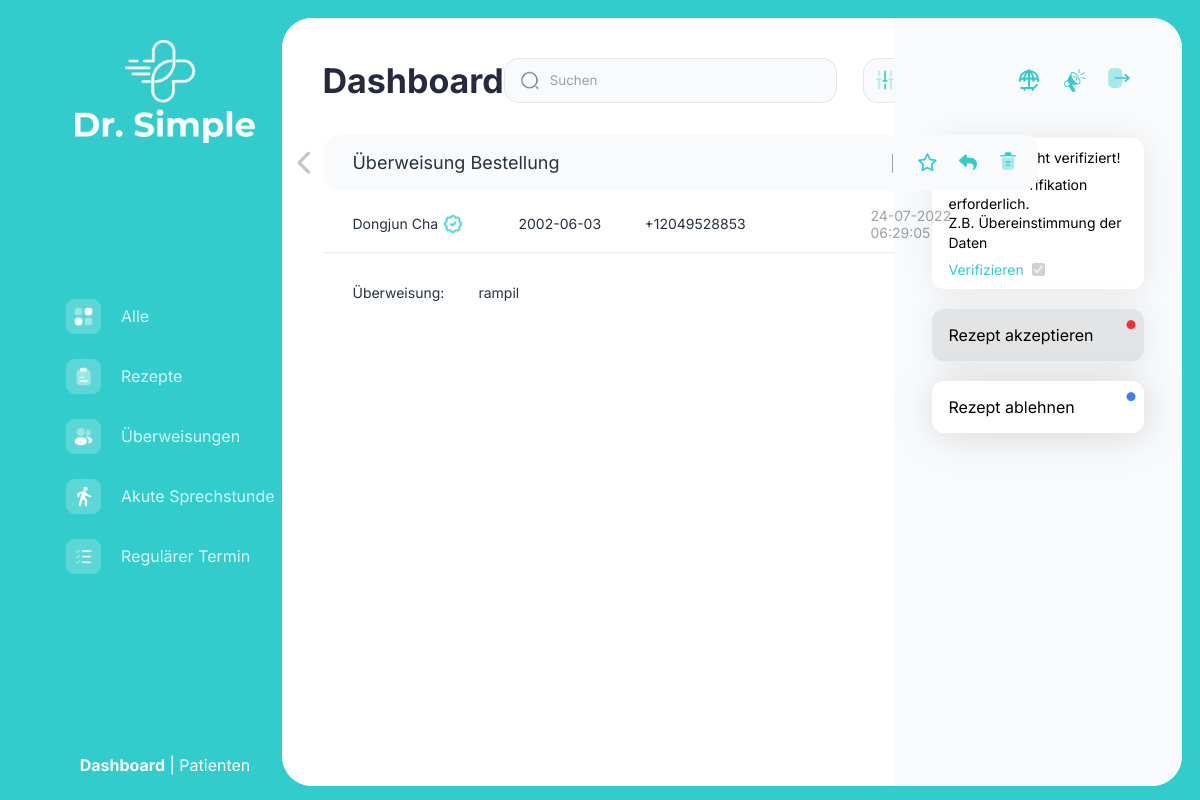
Screenshot of /subpage6.php?id=12 with the database file from the repository.
### tables this page shows
CREATE TABLE `referal` (
  `id` int(11) NOT NULL,
  `u_id` varchar(200) DEFAULT NULL,
  `c_id` int(11) DEFAULT NULL,
  `is_confirm` int(11) DEFAULT 0,
  `is_completed` int(11) DEFAULT 0,
  `is_failed` int(11) NOT NULL DEFAULT 0,
  `is_star` int(11) NOT NULL DEFAULT 0,
  `date` varchar(200) DEFAULT NULL
);

CREATE TABLE `patient` (
  `id` int(11) NOT NULL,
  `name` varchar(200) DEFAULT NULL,
  `number` varchar(200) DEFAULT NULL,
  `password` varchar(200) DEFAULT NULL,
  `dob` varchar(200) DEFAULT NULL,
  `is_active` int(11) DEFAULT 0,
  `is_block` int(11) DEFAULT 0,
  `date` varchar(200) DEFAULT NULL
);

CREATE TABLE `categories` (
  `id` int(11) NOT NULL,
  `user_id` varchar(200) NOT NULL,
  `name` varchar(200) DEFAULT NULL,
  `detail` varchar(200) DEFAULT NULL,
  `date` varchar(200) DEFAULT NULL
);

### subpage6.php (the view, shortened to what this page needs)
<!DOCTYPE html>
<html lang="en">
<head>
    <link rel="stylesheet" href="./style/style.css">
    <link rel="stylesheet" href="https://cdnjs.cloudflare.com/ajax/libs/font-awesome/6.1.1/css/all.min.css"
 />
</head>
<body class="dashboardWholeBody">
<main class="secondPageMainContainer">
    <?php $page="transfer"; include 'sidebar.php'?>
    <section class="dashboardAbsoluteSection dashboardOfSubpage">
        <section class="dashboardMainLeftSide">
            <header class="dashboardNavSection">
                <h2>Dashboard</h2>
                <div>
                    <section>
                        <img src="./image/Dashboard/Nav Section/search.png" width="20px" height="19px" alt="">
                        <input type="text" placeholder="Suchen">
                    </section>
                    <div>
                        <img src="./image/Dashboard/Nav Section/setting.png" width="22px" height="22px" alt="">
                    </div>
                </div>
            </header>
            <main>
                <?php
                include 'config.php';
                $id = $_GET['id'];
                $query = "SELECT
                                    patient.id,
                                    patient.name,
                                    patient.dob,
                                    patient.number,
                                    patient.is_active,
                                    referal.id as r_id,referal.u_id,referal.c_id,referal.is_confirm,referal.is_completed,
                                    referal.date,categories.name as c_name,categories.detail,referal.is_failed
                                    FROM `referal`
                                    JOIN patient
                                    ON patient.number = referal.u_id
                                    JOIN categories
                                    ON categories.id = referal.c_id
                                    where referal.id = '$id'
                                    order by id desc";
                $res = mysqli_query($conn, $query);
                $row = mysqli_fetch_assoc($res);
                $active = $row['is_active'];
                $failed = $row['is_failed'];
                $completed = $row['is_completed'];
                if($row['is_active'] == 1){
                    $show = true;
                    $is_active = "checked disabled";
                }else{
                    $show = false;
                    $is_active = "";
                }
                if($row['is_completed'] == 1){
                    $is_confirm = "fas fa-circle";
                    $style1 = "style='color: #407ef6;pointer-events:none'";
                    $style11 = "style='pointer-events:none'";
                }else{
                    $is_confirm = "fa-solid fa-circle";
                    $style1 = "";
                    $style11 = "";
                }
                if($row['is_failed'] == 1){
                    $is_failed = "fas fa-circle ";
                    $style2 = "style='color: #407ef6;pointer-events:none'";
                    $style22 = "style='pointer-events:none'";
                }else{
                    $is_failed = "fa-solid fa-circle";
                    $style2 = "";
                    $style22 = "";
                }
                ?>
                <section class="dashboardTableContent1">
                    <table class="table2 table3">
                        <tr class="table2Header table3Header">
                            <td class="backpagePointer"><a href="transfers.php"><i class="fa-solid fa-chevron-left"></i></a></td>
                            <td class="subpageHeaderHeadName">
                                <p>Überweisung Bestellung</p>
                            </td>
                            <td class="tableSeparator2">|</td>
                            <td class="table3HeaderIcons">
                                <section><i class="fa-regular fa-star"></i></section>
                                <section><i class="fa-solid fa-reply"></i></section>
                                <section><img src="./image/Dashboard/TitleSection/trash.png" alt=""></section>
                            </td>
                        </tr>
                        <tr class="table3Content">
                            <td>
                                <p class="namePara"><?php echo $row['name']?>
                                    <?php
                                    if($show == true){
                                        ?>
                                        <img src="./image/Dashboard/TitleSection/verified-badge.png" alt="">
                                        <?php
                                    }
                                    ?>
                                </p>
                            </td>
                            <td>
                                <p class="datePara"><?php echo $row['dob']?></p>
                            </td>
                            <td>
                                <p class="thirdPara"><?php echo $row['number']?></p>
                            </td>
                            <td>
                                <p class="lastPara"><?php echo $row['date']?></p>
                            </td>
                        </tr>
                        <tr class="table3BreakPoint"></tr>
                        <tr class="table3Details">
                            <td>
                                <p>Überweisung:</p>
                            </td>
                            <td>
                                <p> <?php echo $row['c_name']?></p>
                            </td>
                        </tr>
                    </table>
                </section>
            </main>
        </section>
        <section class="dashboardMainRightSide">
            <header>
                <section class="dashboardNavEndContainer subpageNavEndContainer">
                    <div>
                        <img src="./image/Dashboard/Nav Section/umbrella.png" alt="">
                    </div>
                    <div style="margin-left: 25px;">
                        <img src="./image/Dashboard/Nav Section/megaphone.png" alt="">
                    </div>
                    <div>
                        <a href="logout.php"><img src="./image/Dashboard/Nav Section/logout.png" alt=""></a>
                    </div>
                </section>
            </header>
            <main>
                <div class="firstCard">
                    <p>Patient ist nicht verifiziert!</p>
                    <p>
                        Manuelle Verifikation erforderlich. <br>
                        Z.B. Übereinstimmung der Daten
                    </p>
                    <p class="verificationPara">Verifizieren &nbsp<input type="checkbox" name="verify" id="verify" <?php echo $is_active ?>></p>
                </div>
                <?php if($active == 1){?>
                    <?php if($failed == 0){?>
                        <div class="secondCard" id="acceptRequest" <?php echo $style11?> >
                            Rezept akzeptieren
                            <div><i class="<?php echo $is_confirm ?>" <?php echo $style1?>></i></div>
                        </div>
                    <?php }else{?>
                        <div class="secondCard" id="acceptRequest"  style="pointer-events: none">
                            Rezept akzeptieren
                            <div><i class="<?php echo $is_confirm ?>" <?php echo $style1?>></i></div>
                        </div>
                    <?php }if($completed == 0){?>
                        <div class="thirdCard" id="declineRequest" <?php echo $style22?>>
                            Rezept ablehnen
                            <div><i class="<?php echo $is_failed ?>" <?php echo $style2?>></i></div>
                        </div>
                    <?php }} ?>
            </main>
        </section>
    </section>
</main>
</body>
</html>

### rows the page displays
referal: patient.name "Dongjun Cha", patient.dob "2002-06-03", patient.number "+12049528853", date "24-07-2022 06:29:05", categories.name "rampil"
